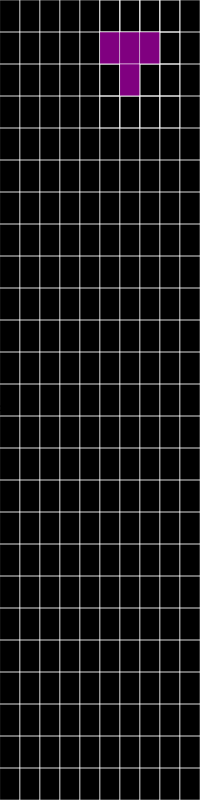
Frame 1 (no input)
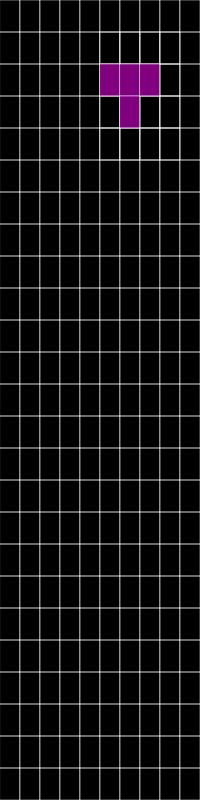
Frame 60 (no input)
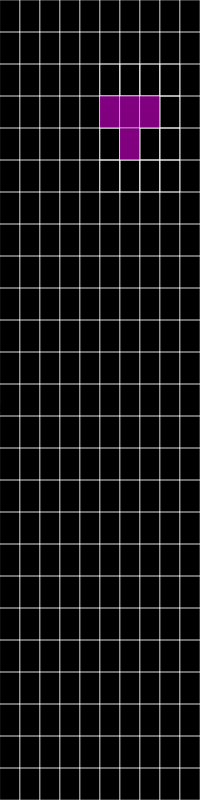
Frame 120 (the mouse pressed at the canvas centre since frame 60)

The p5.js sketch that drew these frames (run headless with seeded random() and noise() and a simulated clock; from frame 60 on, the mouse is pressed at the canvas centre):

// p5.js sketch
// ── sketch.js
let tablero;
let mcanvas;
const dimX =10;
const dimY =25;
const maxSpd=200;
let widthRatio;
let heightRatio;
let interval;
let night;
let diffSlider;
let colorPicker;
let i =10;
let intrv = 1;
let instrucciones;

//ToDo:Commentar,poner distancias en const,terminar la presentacion Html,color de tetro, reset y gameover msg, mover consts a shapes -> consts.
function setup() {
    mcanvas = createCanvas(windowWidth/6, windowHeight*0.8);
    widthRatio = width / dimX;
    heightRatio = height / dimY;
    mcanvas.position(windowWidth/3,50);
    tablero = new Board(dimX, dimY);
    /* interval = setTimeout(() => {
        if (!tablero.gameOver)
            tablero.animate()
    }, 2000); */
    //Elementos DOM
        //Nightmode checkbox
        night = createCheckbox('Night mode?',false);
        night.changed(nightmode);
        night.position(width+100,(height +100)/2);
        //Difficulty slider
        diffSlider=createSlider(1,5,1);
        diffSlider.position(width+100,(height+60)/2);
        diffSlider.style('width','50px');
        difficulty();
        //Tetromino colorPicker
        colorPicker=createColorPicker(null);
        colorPicker.position(width+100,(height+200)/2);
        //Instrucciones & titulo
        instrucciones=createP('Tetris');
        instrucciones.style('font-size','24px')
        instrucciones.style('font-weight', 'bolder')
        instrucciones.position((windowWidth / 3)+150, 0);
        
}


function draw() {
    background(colorPicker.value());
    tablero.draw();
    intrv = map(diffSlider.value(),1,5,5,1);
    
    //noLoop();
    
}

function reset() {
    delete tablero;
    tablero = new Board(dimX, dimY);

}

function nightmode(){
    switch(night.checked()){
        case true:
            document.body.style.backgroundColor="black";
            document.body.style.color="white";
            break;
        case false:
            document.body.style.backgroundColor = "white";
            document.body.style.color = "black";
            break;
        default:
            break;        
    }
}

function difficulty() {
    interval = setInterval(function () {
        if (!(i % intrv)) {
            tablero.animate();
        }
        i++;
    }, maxSpd);
} 
function keyPressed() {
    switch (key) {
        case "ArrowRight":
            tablero.activeTet.move("right");
            break;
        case "ArrowLeft":
            tablero.activeTet.move("left");
            break;
        case "ArrowUp":
            tablero.activeTet.rotate();
            break;
        case "ArrowDown":
            
            interval = setInterval(() => {
                tablero.animate()
            }, maxSpd-100);
            clearInterval(interval);
            tablero.animate();

            break;
        default:
            break;
    }
}
// ── Board.js
class Board {
    constructor(dimX, dimY) {
        this.dimX = dimX;
        this.dimY = dimY;
        this.activeTet = this.newTetromino();
        this.tetrominos = [];
        this.score = 0;
        this.gameOver = false;
    }

    animate() {
        if (this.gameOver) {
        alert('Game over');
        reset();
        return false;}
        if (!this.activeTet.move()) {
            this.tetrominos.push(...this.activeTet.split());
            this.activeTet = this.newTetromino();
            this.activeTet.updateShape();
            if (!this.moveClear(this.activeTet)) {
                this.activeTet = null;
                this.gameOver = true;
            }
            let i = dimY;
            while (this.checkRow() && i >= 0) i--;
        }
    }

    checkRow() {
        const occRows = this.tetrominos.reduce((acc, curr) => acc.concat(curr.pos.y), []).filter((item, pos, self) => self.indexOf(item) == pos).sort((a, b) => b - a);
        for (let row of occRows) {
            let occCols = [];
            for (let tet of this.tetrominos) {
                if (tet.pos.y == row) occCols.push(tet.pos.x);
            }

            if (occCols.length == dimX && occCols.filter((item, pos, self) => self.indexOf(item) == pos).sort((a, b) => b - a).length == dimX) {
                this.tetrominos = this.tetrominos.filter(tet => tet.pos.y != row);

                for (let i = 0; i < this.tetrominos.length; i++) {
                    if (this.tetrominos[i].pos.y < row) {
                        this.tetrominos[i].pos.y = this.tetrominos[i].pos.y + 1;
                    }
                }
                this.score += 1;
                return true;
            }
        }
        return false;
    }

    moveClear(temp) {
        let nextTetro = genArray(dimY, dimX);
        for (let x = 0; x < 4; x++) {
            for (let y = 0; y < 4; y++) {
                if (temp.shape && temp.shape[y] && temp.shape[y][x]) {
                    if (temp.pos.y + y >= dimY) return false;
                    if (temp.pos.x + x < 0) return false;
                    if (temp.pos.x + x >= dimX) return false;

                    nextTetro[temp.pos.y + y][temp.pos.x + x] = 1;
                }
            }
        }

        let occupiedField = genArray(dimY, dimX);
        for (let tet of this.tetrominos) {
            for (let x = 0; x < 4; x++) {
                for (let y = 0; y < 4; y++) {
                    if (tet.shape && tet.shape[y] && tet.shape[y][x]) {
                        occupiedField[tet.pos.y + y][tet.pos.x + x] = 1;
                    }
                }
            }
        }

        for (let i in nextTetro) {
            for (let j in nextTetro[i]) {
                if (nextTetro[i][j] == 1 && occupiedField[i][j] == 1) {
                    return false;
                }
            }
        }

        return true;
    }


    draw() {
        noFill();
        strokeWeight(0.5);
        stroke(255);

        for (let x = 0; x < this.dimX; x++) {
            for (let y = 0; y < this.dimY; y++) {
                rect(x * widthRatio, y * heightRatio, widthRatio, heightRatio);
            }
        }

        if (this.activeTet) this.activeTet.draw();
        for (let tet of this.tetrominos) {
            tet.draw();
        }
    }

    newTetromino() {
        return new Tetromino(random(["i", "j", "l", "o", "s", "t", "z"]), this);
    }
}

function genArray(y, x) {
    let array = [];
    for (let i = 0; i < y; i++) {
        array[i] = [];
        for (let j = 0; j < x; j++) {
            array[i][j] = 0;
        }
    }
    return array;
}
// ── Shapes.js
const shapes = {
    i: {
        shape: [0x0F00, 0x4444, 0x00F0, 0x4444],
        color: 'cyan'
    },
    j: {
        shape: [0x44C0, 0x8E00, 0x6440, 0x0E20],
        color: 'blue'
    },
    l: {
        shape: [0x4460, 0x0E80, 0xC440, 0x2E00],
        color: 'orange'
    },
    o: {
        shape: [0xCC00, 0xCC00, 0xCC00, 0xCC00],
        color: 'yellow'
    },
    s: {
        shape: [0x06C0, 0x8C40, 0x6C00, 0x4620],
        color: 'green'
    },
    t: {
        shape: [0x0E40, 0x4C40, 0x4E00, 0x4640],
        color: 'purple'
    },
    z: {
        shape: [0x0C60, 0x4C80, 0xC600, 0x2640],
        color: 'red'
    },
    ".": {
        shape: [0x8000],
        color: 'white'
    }
};
// ── Tetromino.js
class Tetromino {
    constructor(id, parentField) {
        if (["i", "j", "l", "o", "s", "t", "z", "."].indexOf(id.toLowerCase()) < 0) {
            console.error("Error! Unknown shape.");
            return;
        }

        this.parentField = parentField;
        this.shapeId = id.toLowerCase();
        this.block = shapes[this.shapeId];
        this.blockIndex = floor(random(this.block.shape.length));
        this.color = shapes[this.shapeId].color;

        this.pos = {
            //x: 4,
            x: (this.parentField.dimX)/2,
            y: 0
        };
    }

    move(moved = "down") {
        let temp = this.clone();
        temp.makeMove(moved);

        if (this.parentField.moveClear(temp)) {
            this.makeMove(moved);
            return true;
        }
        return false;
    }

    makeMove(moved = "down") {
        this.pos.x += dir[moved].x;
        this.pos.y += dir[moved].y;
    }

    updateShape() {
        this.shape = (this.block.shape[this.blockIndex]).toString(16).padStart(4, '0').split('').map(row => parseInt(row, 16).toString(2).padStart(4, '0').split('').map(num => parseInt(num)));
    }

   /*  colorChange(){
        if(colorPicker.color() === 'white'){
            this.color = shape[this.shapeId].colors;
        }
        else{this.color = colorPicker.color();}
    } */

    split() {
        let splitted = [];
        for (let x = 0; x < 4; x++) {
            for (let y = 0; y < 4; y++) {
                if (this.shape[y] && this.shape[y][x]) {
                    let t = new Tetromino(".", this.parentField);
                    t.color = this.color;
                    t.pos.x = this.pos.x + x;
                    t.pos.y = this.pos.y + y;

                    splitted.push(t);
                }
            }
        }

        return splitted;
    }

    draw() {
        this.updateShape();

        for (let x = 0; x < 4; x++) {
            for (let y = 0; y < 4; y++) {

                if (this.shape[y] && this.shape[y][x]) {
                    fill(this.color);
                    /* stroke('white');
                    strokeWeight(2); */
                } else {
                    noFill();
                    //nostroke();
                }

                rect((this.pos.x + x) * widthRatio, (this.pos.y + y) * heightRatio, widthRatio, heightRatio);
            }
        }
    }

    rotate() {
        let temp = this.clone();
        temp.blockIndex = (temp.blockIndex + 1) % (temp.block.shape.length)
        temp.updateShape();

        if (this.parentField.moveClear(temp)) {
            this.blockIndex = (this.blockIndex + 1) % (this.block.shape.length)
        }
    }

    clone() {
        let temp = new Tetromino(this.shapeId, this.parentField);

        temp.block = shapes[this.shapeId];
        temp.blockIndex = this.blockIndex;
        temp.color = this.color;
        temp.pos.x = this.pos.x;
        temp.pos.y = this.pos.y;
        temp.updateShape();
        return temp;
    }
}

const dir = {
    "left": {
        x: -1,
        y: 0
    },
    "right": {
        x: 1,
        y: 0
    },
    "down": {
        x: 0,
        y: 1
    },
}
